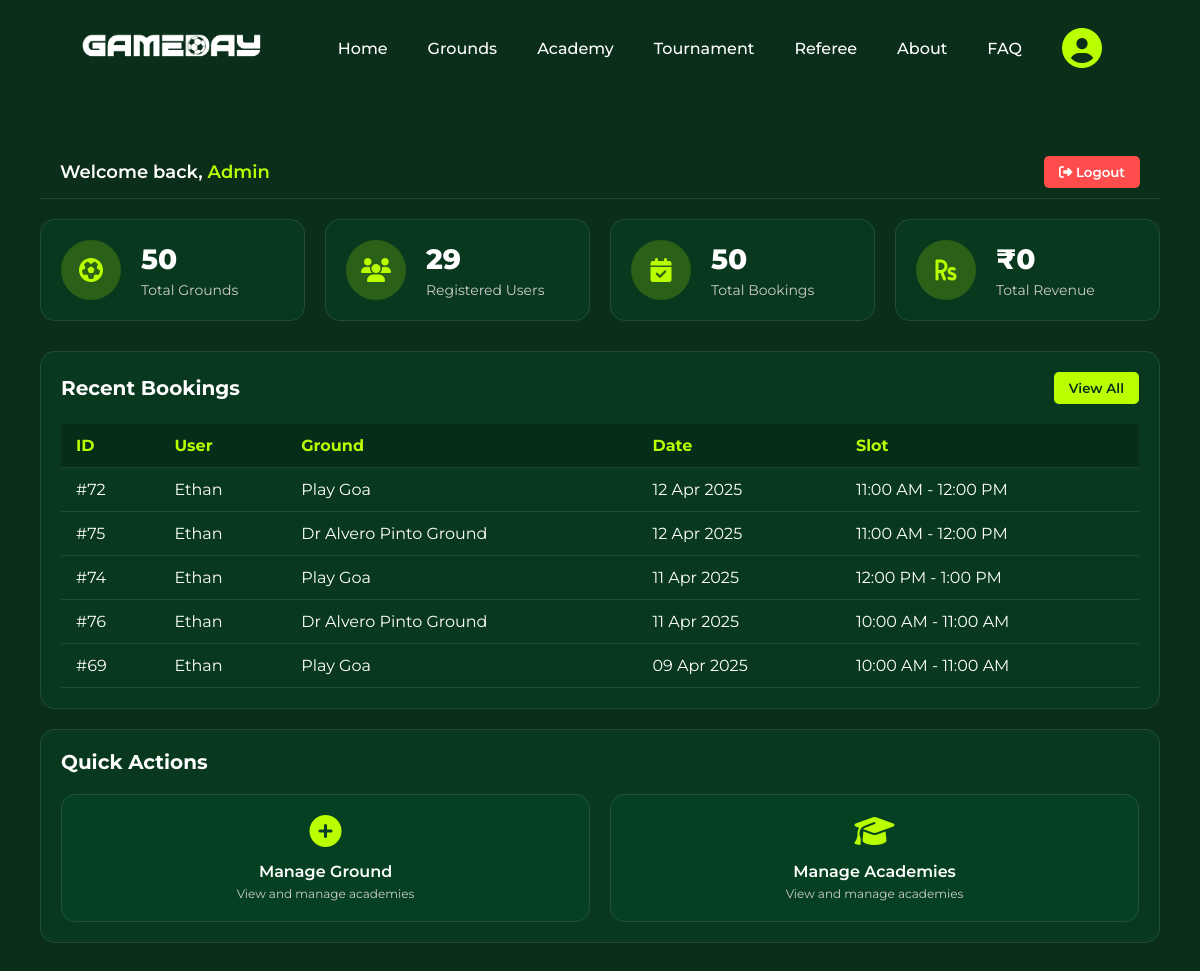
The app's page /admin-dashboard.php (signed in) with its own data.
### tables this page shows
CREATE TABLE `book` (
  `booking_id` int(11) NOT NULL,
  `email` varchar(100) NOT NULL,
  `venue_id` varchar(50) NOT NULL,
  `bk_date` date NOT NULL,
  `bk_dur` varchar(50) NOT NULL,
  `referee_email` varchar(255) DEFAULT NULL,
  `status` enum('pending','accepted','declined','confirmed','cancelled') DEFAULT 'pending'
);

CREATE TABLE `user` (
  `user_name` varchar(255) DEFAULT NULL,
  `user_ph` varchar(15) DEFAULT NULL,
  `email` varchar(255) NOT NULL,
  `password` varchar(255) DEFAULT NULL,
  `user_type` enum('normal','owner','admin','referee') NOT NULL DEFAULT 'normal'
);

CREATE TABLE `venue` (
  `venue_id` varchar(255) NOT NULL,
  `venue_nm` varchar(255) DEFAULT NULL,
  `location` varchar(255) DEFAULT NULL,
  `availability` tinyint(1) DEFAULT NULL,
  `price` double DEFAULT NULL,
  `size` varchar(255) DEFAULT NULL,
  `turf_img` varchar(255) DEFAULT NULL,
  `description` text DEFAULT NULL,
  `amenity1` varchar(255) DEFAULT NULL,
  `amenity2` varchar(255) DEFAULT NULL,
  `amenity3` varchar(255) DEFAULT NULL,
  `owner_email` varchar(255) DEFAULT NULL
);

### admin-dashboard.php (the view, shortened to what this page needs)
<?php
include 'db.php';
$stats = [
    'venues' => 0,
    'users' => 0,
    'bookings' => 0,
    'revenue' => 0
];
$sql = "SELECT COUNT(*) as count FROM venue";
$result = $conn->query($sql);
if ($result && $row = $result->fetch_assoc()) {
    $stats['venues'] = $row['count'];
}
$sql = "SELECT COUNT(*) as count FROM user";
$result = $conn->query($sql);
if ($result && $row = $result->fetch_assoc()) {
    $stats['users'] = $row['count'];
}
$sql = "SELECT COUNT(*) as count FROM book";
$result = $conn->query($sql);
if ($result && $row = $result->fetch_assoc()) {
    $stats['bookings'] = $row['count'];
}
$recentBookings = [];
$sql = "SELECT b.*, u.user_name, v.venue_nm
        FROM book b
        JOIN user u ON b.email = u.email
        JOIN venue v ON b.venue_id = v.venue_id
        ORDER BY b.bk_date DESC LIMIT 5";
$result = $conn->query($sql);
if ($result) {
    while ($row = $result->fetch_assoc()) {
        $recentBookings[] = $row;
    }
}
?>
<!DOCTYPE html>
<html lang="en">
<head>
    <link rel="stylesheet" href="https://cdnjs.cloudflare.com/ajax/libs/font-awesome/6.4.0/css/all.min.css">
    <link rel="stylesheet" href="CSS\main.css">
</head>
<body>
    <?php include 'header.php'; ?>
    <div class="admin-container">
        <div class="content">
            <div class="header">
                <div class="welcome-message">
                    Welcome back, <span class="admin-name"><?php echo htmlspecialchars($_SESSION['user_name']); ?></span>
                </div>
                <div class="header-buttons">
                    <button class="btn btn-danger" onclick="window.location.href='logout.php'">
                        <i class="fas fa-sign-out-alt"></i> Logout
                    </button>
                </div>
            </div>
            <div class="stats-container">
                <div class="stat-card">
                    <div class="stat-icon">
                        <i class="fas fa-futbol"></i>
                    </div>
                    <div class="stat-info">
                        <div class="stat-value"><?php echo number_format($stats['venues']); ?></div>
                        <div class="stat-label">Total Grounds</div>
                    </div>
                </div>
                <div class="stat-card">
                    <div class="stat-icon">
                        <i class="fas fa-users"></i>
                    </div>
                    <div class="stat-info">
                        <div class="stat-value"><?php echo number_format($stats['users']); ?></div>
                        <div class="stat-label">Registered Users</div>
                    </div>
                </div>
                <div class="stat-card">
                    <div class="stat-icon">
                        <i class="fas fa-calendar-check"></i>
                    </div>
                    <div class="stat-info">
                        <div class="stat-value"><?php echo number_format($stats['bookings']); ?></div>
                        <div class="stat-label">Total Bookings</div>
                    </div>
                </div>
                <div class="stat-card">
                    <div class="stat-icon">
                        <i class="fas fa-rupee-sign"></i>
                    </div>
                    <div class="stat-info">
                        <div class="stat-value">₹<?php echo number_format($stats['revenue']); ?></div>
                        <div class="stat-label">Total Revenue</div>
                    </div>
                </div>
            </div>
            <div class="card">
                <div class="card-header">
                    <div class="card-title">Recent Bookings</div>
                    <button class="btn btn-primary" onclick="window.location.href='admin-bookings.php'">
                        View All
                    </button>
                </div>
                <div class="table-responsive">
                    <table>
                        <thead>
                            <tr>
                                <th>ID</th>
                                <th>User</th>
                                <th>Ground</th>
                                <th>Date</th>
                                <th>Slot</th>
                            </tr>
                        </thead>
                        <tbody>
                            <?php if (count($recentBookings) > 0): ?>
                                <?php foreach ($recentBookings as $booking): ?>
                                    <tr>
                                        <td>#<?php echo $booking['booking_id']; ?></td>
                                        <td><?php echo htmlspecialchars($booking['user_name']); ?></td>
                                        <td><?php echo htmlspecialchars($booking['venue_nm']); ?></td>
                                        <td><?php echo date('d M Y', strtotime($booking['bk_date'])); ?></td>
                                        <td><?php echo htmlspecialchars($booking['bk_dur']); ?></td>
                                    </tr>
                                <?php endforeach; ?>
                            <?php else: ?>
                                <tr>
                                    <td colspan="7" style="text-align: center;">No recent bookings found</td>
                                </tr>
                            <?php endif; ?>
                        </tbody>
                    </table>
                </div>
            </div>
            <div class="card">
                <div class="card-header">
                    <div class="card-title">Quick Actions</div>
                </div>
                <div class="quick-links">
                    <a href="admin-grounds.php" class="quick-link">
                        <i class="fas fa-plus-circle"></i>
                        <div class="quick-link-title">Manage Ground</div>
                        <div class="quick-link-desc">View and manage academies</div>
                    </a>
                    <a href="admin-academy.php" class="quick-link">
                        <i class="fas fa-graduation-cap"></i>
                        <div class="quick-link-title">Manage Academies</div>
                        <div class="quick-link-desc">View and manage academies</div>
                    </a>
                </div>
            </div>
        </div>
    </div>
</body>
</html>

### CSS/main.css (style rules this page uses)
* { margin: 0; padding: 0; box-sizing: border-box; font-family: 'Montserrat', 'Arial', sans-serif; }
:root { --dark-green: #0a2e1a; --neon-green: #b9ff00; --dark-gray: #333; --translucent-bg: rgba(255, 255, 255, 0.1); }
body { background-color: var(--dark-green); color: white; overflow-x: hidden; padding: 0 20px; }

### admin-dashboard.php (style rules this page uses)
.content { flex: 1; padding: 20px; }
.header { display: flex; justify-content: space-between; align-items: center; padding: 10px 20px; margin-bottom: 20px; border-bottom: 1px solid rgba(255, 255, 255, 0.1); }
.welcome-message { font-size: 18px; font-weight: 600; }
.admin-name { color: var(--neon-green); }
.header-buttons { display: flex; gap: 10px; }
.btn { padding: 8px 15px; border: none; border-radius: 5px; cursor: pointer; font-weight: 600; transition: all 0.3s; }
.btn-primary { background-color: var(--neon-green); color: var(--dark-green); }
.btn-danger { background-color: #ff4d4d; color: white; }
.stats-container { display: grid; grid-template-columns: repeat(auto-fit, minmax(250px, 1fr)); gap: 20px; margin-bottom: 30px; }
.stat-card { background-color: rgba(0, 100, 50, 0.2); border-radius: 15px; padding: 20px; display: flex; align-items: center; border: 1px solid var(--translucent-bg); transition: transform 0.3s; }
.stat-icon { width: 60px; height: 60px; background-color: rgba(185, 255, 0, 0.2); border-radius: 50%; display: flex; align-items: center; justify-content: center; margin-right: 20px; color: var(--neon-green); font-size: 24px; }
.stat-info { flex: 1; }
.stat-value { font-size: 28px; font-weight: 800; margin-bottom: 5px; }
.stat-label { color: #ccc; font-size: 14px; }
.card { background-color: rgba(0, 100, 50, 0.2); border-radius: 15px; padding: 20px; margin-bottom: 20px; border: 1px solid var(--translucent-bg); }
.card-header { display: flex; justify-content: space-between; align-items: center; margin-bottom: 20px; }
.card-title { font-size: 20px; font-weight: 700; }
.table-responsive { overflow-x: auto; }
table { width: 100%; border-collapse: collapse; }
th, td { padding: 12px 15px; text-align: left; border-bottom: 1px solid rgba(255, 255, 255, 0.1); }
th { background-color: rgba(0, 0, 0, 0.2); color: var(--neon-green); }
.quick-links { display: grid; grid-template-columns: repeat(auto-fit, minmax(200px, 1fr)); gap: 20px; }
.quick-link { background-color: rgba(0, 100, 50, 0.2); border-radius: 15px; padding: 20px; display: flex; flex-direction: column; align-items: center; justify-content: center; text-align: center; text-decoration: none; color: white; transition: all 0.3s; border: 1px solid var(--translucent-bg); }
.quick-link i { font-size: 32px; margin-bottom: 15px; color: var(--neon-green); }
.quick-link-title { font-weight: 600; margin-bottom: 5px; }
.quick-link-desc { font-size: 12px; color: #ccc; }

### records on screen
book: booking_id "72", email.user_name "Ethan", venue.venue_nm "Play Goa", bk_date "12 Apr 2025", bk_dur "11:00 AM - 12:00 PM"
book: booking_id "75", email.user_name "Ethan", venue.venue_nm "Dr Alvero Pinto Ground", bk_date "12 Apr 2025", bk_dur "11:00 AM - 12:00 PM"
book: booking_id "74", email.user_name "Ethan", venue.venue_nm "Play Goa", bk_date "11 Apr 2025", bk_dur "12:00 PM - 1:00 PM"
book: booking_id "76", email.user_name "Ethan", venue.venue_nm "Dr Alvero Pinto Ground", bk_date "11 Apr 2025", bk_dur "10:00 AM - 11:00 AM"
book: booking_id "69", email.user_name "Ethan", venue.venue_nm "Play Goa", bk_date "09 Apr 2025", bk_dur "10:00 AM - 11:00 AM"

### other values on screen
$_SESSION['user_name'] "Admin"
$stats['venues'] "50"
$stats['users'] "29"
$stats['bookings'] "50"
$stats['revenue'] "0"
